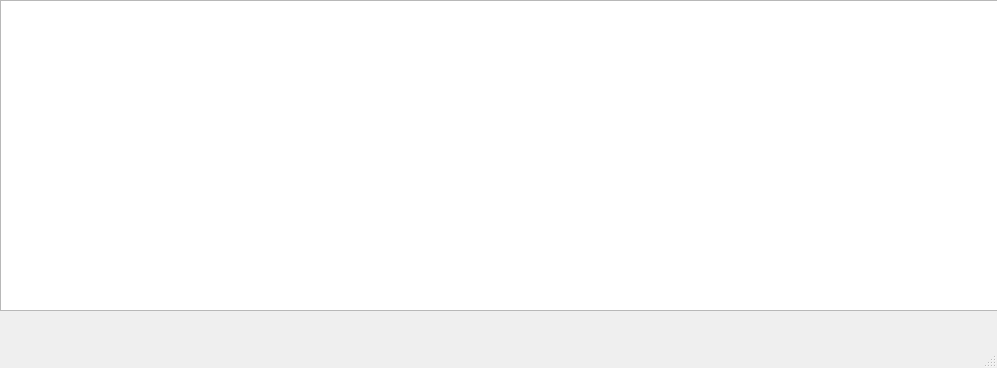
<?xml version="1.0" encoding="UTF-8"?>
<ui version="4.0">
 <class>MainWindow</class>
 <widget class="QMainWindow" name="MainWindow">
  <property name="geometry">
   <rect>
    <x>0</x>
    <y>0</y>
    <width>997</width>
    <height>368</height>
   </rect>
  </property>
  <property name="minimumSize">
   <size>
    <width>997</width>
    <height>368</height>
   </size>
  </property>
  <property name="maximumSize">
   <size>
    <width>997</width>
    <height>368</height>
   </size>
  </property>
  <property name="windowTitle">
   <string>Espresso</string>
  </property>
  <widget class="QWidget" name="centralwidget">
   <widget class="QTableWidget" name="tableWidget">
    <property name="geometry">
     <rect>
      <x>0</x>
      <y>0</y>
      <width>1001</width>
      <height>311</height>
     </rect>
    </property>
   </widget>
  </widget>
  <widget class="QMenuBar" name="menubar">
   <property name="geometry">
    <rect>
     <x>0</x>
     <y>0</y>
     <width>997</width>
     <height>26</height>
    </rect>
   </property>
  </widget>
  <widget class="QStatusBar" name="statusbar"/>
 </widget>
 <resources/>
 <connections/>
</ui>
